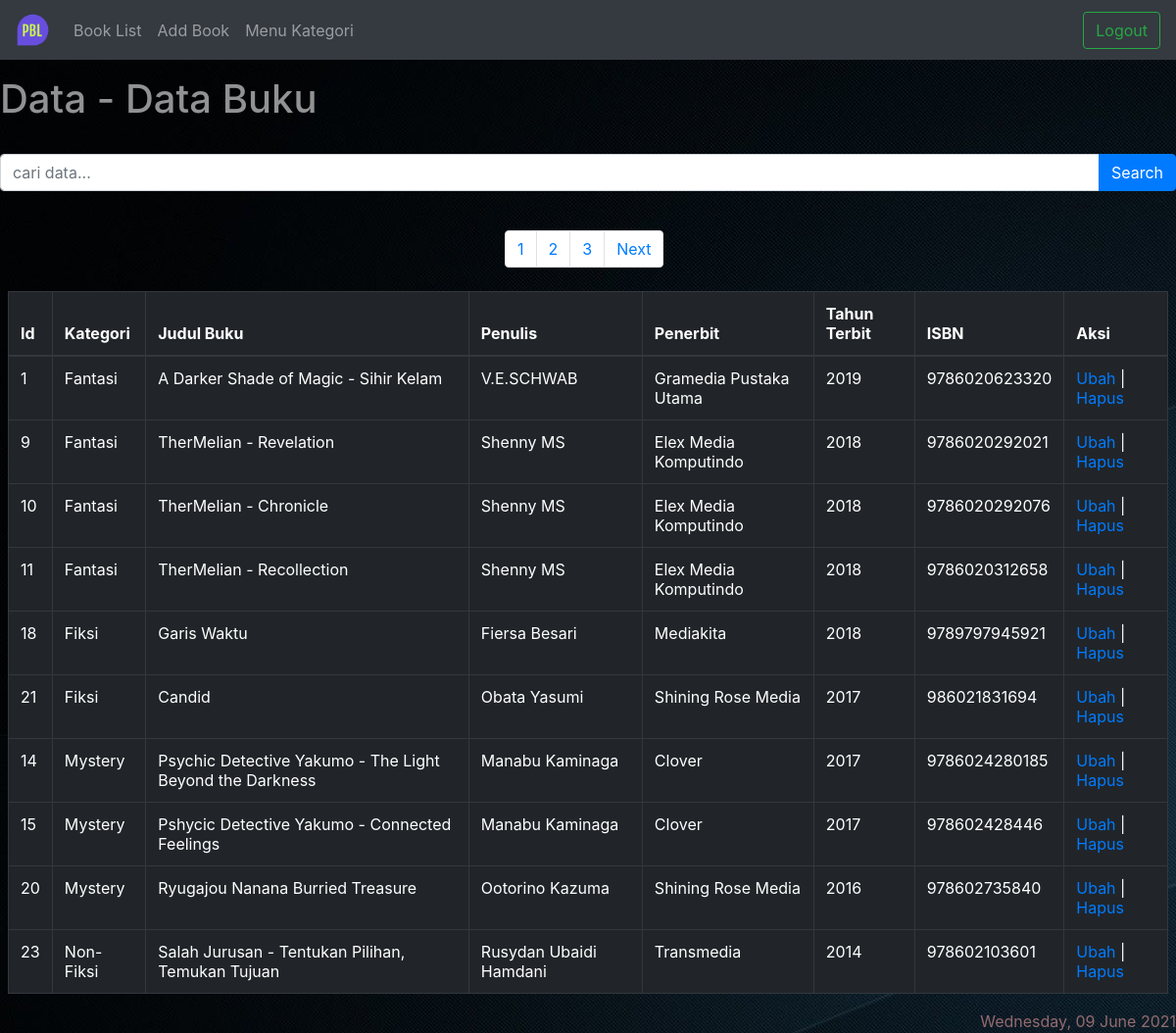
Page /dashboard/DATA.php (signed in) on the committed database.
### tables this page shows
CREATE TABLE `databuku` (
  `id` int(11) NOT NULL,
  `id_cat` int(11) DEFAULT NULL,
  `judulbuku` varchar(100) NOT NULL,
  `penulis` varchar(100) NOT NULL,
  `penerbit` varchar(100) NOT NULL,
  `tahunterbit` int(5) NOT NULL,
  `ISBN` bigint(255) NOT NULL
);

CREATE TABLE `kategori` (
  `id_cat` int(11) NOT NULL,
  `nama_kategori` varchar(50) NOT NULL
);

### dashboard/proses.php (called while the page is built, shortened)
<?php
    $connect = mysqli_connect("localhost","root","root","dashboard1");
    function querytampil($datas){
        global $connect;
        $dok = mysqli_query($connect , $datas);
        $field = [];
        while($data = mysqli_fetch_assoc($dok) ){
            $field [] = $data;
        }
        return $field;
    }
?>

### dashboard/DATA.php (the view, shortened to what this page needs)
<?php require_once('../template/Dasheader.php')?>
<?php
    require 'proses.php';
    $limit = 10;
    $total = count(querytampil("SELECT * FROM databuku"));
    $halaman = ceil($total / $limit);
    $aktif = (isset($_GET["p"] )) ? $_GET["p"] : 1;
    $mulai = ($limit * $aktif) - $limit;
    $data = querytampil("SELECT * FROM databuku INNER JOIN kategori ON databuku.id_cat = kategori.id_cat LIMIT $mulai, $limit ");
?>
        <h1 class="mt-3">Data - Data Buku</h1>
        <br>
        <form action="" method="POST">
            <div class="input-group">
                <input type="text" class="form-control" name="cari" placeholder="cari data..." autofocus autocomplete="off">
                <div class="input-group-append">
                    <button type="submit" name="search" id="sub" class="btn btn-primary">Search</button>
                </div>
            </div>
        </form>
        <br>
        <div class="container">
            <div class="row mx-auto pb-1" style="width : 200px;">
                <div class="col-sm-12">
                    <nav aria-label="Page navigation example ">
                        <ul class="pagination">
                            <?php for($i = 1 ; $i <= $halaman; $i++ ) : ?>
                                <?php if($i == $aktif): ?>
                                    <li class="page-item"><a class="page-link" href="?p=<?= $i ?>"> <?= $i ?></a></li>
                                <?php else : ?>
                                    <li class="page-item"><a class="page-link" href="?p=<?= $i ?>"><?= $i ?></a></li>
                                <?php endif; ?>
                            <?php endfor; ?>
                            <?php if($aktif < $halaman) : ?>
                                <li class="page-item"><a class="page-link" href="?p=<?= $aktif + 1;  ?>">Next</a></li>
                            <?php endif; ?>
                        </ul>
                    </nav>
                </div>
            </div>
        </div>
        <div class="table-responsive-md  mx-2 pt-1">
            <table class="table table-bordered table-dark">
                <thead>
                    <tr>
                        <th scope="col">Id</th>
                        <th scope="col">Kategori</th>
                        <th scope="col">Judul Buku</th>
                        <th scope="col">Penulis</th>
                        <th scope="col">Penerbit</th>
                        <th scope="col">Tahun Terbit</th>
                        <th scope="col"> ISBN </th>
                        <th scope="col">Aksi</th>
                    </tr>
                </thead>
                <tbody>
                    <tr>
                    <?php foreach($data as $buku) : ?>
                    <tr>
                        <td scope="row"><?= $buku["id"] ?></td>
                        <td><?= $buku["nama_kategori"] ?></td>
                        <td><?= $buku["judulbuku"] ?></td>
                        <td><?= $buku["penulis"] ?></td>
                        <td><?= $buku["penerbit"] ?></td>
                        <td><?= $buku["tahunterbit"] ?></td>
                        <td><?= $buku["ISBN"] ?></td>
                        <td><a href="ubah.php?id=<?= $buku["id"] ?>">Ubah</a> | <a href="hapus.php?id=<?= $buku["id"] ?>" onclick="return confirm('Yakin');">Hapus</a></td>
                    </tr>
                    <?php endforeach; ?>
            </table>
        </div>
<?php require_once('../template/footer1.php') ?>

### template/Dasheader.php (shortened to what this page needs)
<html>
    <head>
        <link rel="stylesheet" href="../style/css/bootstrap.css">
        <link rel="stylesheet" href="../template/1.css">
    </head>
    <body>
        <nav class="navbar sticky-top navbar-expand-lg navbar-dark bg-dark">
            <a class="navbar-brand" href="homepage.php">
                <img src="../log.png" width="35" height="35" alt="Private books List">
            </a>
            <div class="collapse navbar-collapse" id="navbarSupportedContent">
                <ul class="navbar-nav mr-auto">
                    <li class="nav-item">
                        <a class="nav-link" href="DATA.php">Book List</a>
                    </li>
                    <li class="nav-item">
                        <a class="nav-link" href="input.php">Add Book</a>
                    </li>
                    <li class="nav-item">
                        <a class="nav-link" href="kategori.php">Menu Kategori <span class="sr-only">(current)</span></a>
                    </li>
                </ul>
                <form action="" method="POST" class="form-inline my-2 my-lg-0">
                    <button class="btn btn-outline-success my-2 my-sm-0" name="logout" type="submit">Logout</button>
                </form>
            </div>
        </nav>

### template/footer1.php
        <footer class="text-right">
            <?php
                echo date('l, d F Y');
            ?>
        </footer>
    </body>
</html>

### template/1.css (style rules this page uses)
table { background: rgba(255, 251, 251, 0.274); }
body { background-image: url(../bck.jpg); }
h1, h2, h3 , p { color : rgba(255, 255, 255, 0.568) }
label , footer { color : rgba(236, 159, 159, 0.603); }

### rows in the picture
databuku: id "1", id_cat.nama_kategori "Fantasi", judulbuku "A Darker Shade of Magic - Sihir Kelam", penulis "V.E.SCHWAB", penerbit "Gramedia Pustaka Utama", tahunterbit "2019", ISBN "9786020623320"
databuku: id "9", id_cat.nama_kategori "Fantasi", judulbuku "TherMelian - Revelation", penulis "Shenny MS", penerbit "Elex Media Komputindo", tahunterbit "2018", ISBN "9786020292021"
databuku: id "10", id_cat.nama_kategori "Fantasi", judulbuku "TherMelian - Chronicle", penulis "Shenny MS", penerbit "Elex Media Komputindo", tahunterbit "2018", ISBN "9786020292076"
databuku: id "11", id_cat.nama_kategori "Fantasi", judulbuku "TherMelian - Recollection", penulis "Shenny MS", penerbit "Elex Media Komputindo", tahunterbit "2018", ISBN "9786020312658"
databuku: id "18", id_cat.nama_kategori "Fiksi", judulbuku "Garis Waktu", penulis "Fiersa Besari", penerbit "Mediakita", tahunterbit "2018", ISBN "9789797945921"
databuku: id "21", id_cat.nama_kategori "Fiksi", judulbuku "Candid", penulis "Obata Yasumi", penerbit "Shining Rose Media", tahunterbit "2017", ISBN "986021831694"
databuku: id "14", id_cat.nama_kategori "Mystery", judulbuku "Psychic Detective Yakumo - The Light Beyond the Darkness", penulis "Manabu Kaminaga", penerbit "Clover", tahunterbit "2017", ISBN "9786024280185"
databuku: id "15", id_cat.nama_kategori "Mystery", judulbuku "Pshycic Detective Yakumo - Connected Feelings", penulis "Manabu Kaminaga", penerbit "Clover", tahunterbit "2017", ISBN "978602428446"
databuku: id "20", id_cat.nama_kategori "Mystery", judulbuku "Ryugajou Nanana Burried Treasure", penulis "Ootorino Kazuma", penerbit "Shining Rose Media", tahunterbit "2016", ISBN "978602735840"
databuku: id "23", id_cat.nama_kategori "Non-Fiksi", judulbuku "Salah Jurusan - Tentukan Pilihan, Temukan Tujuan", penulis "Rusydan Ubaidi Hamdani", penerbit "Transmedia", tahunterbit "2014", ISBN "978602103601"
